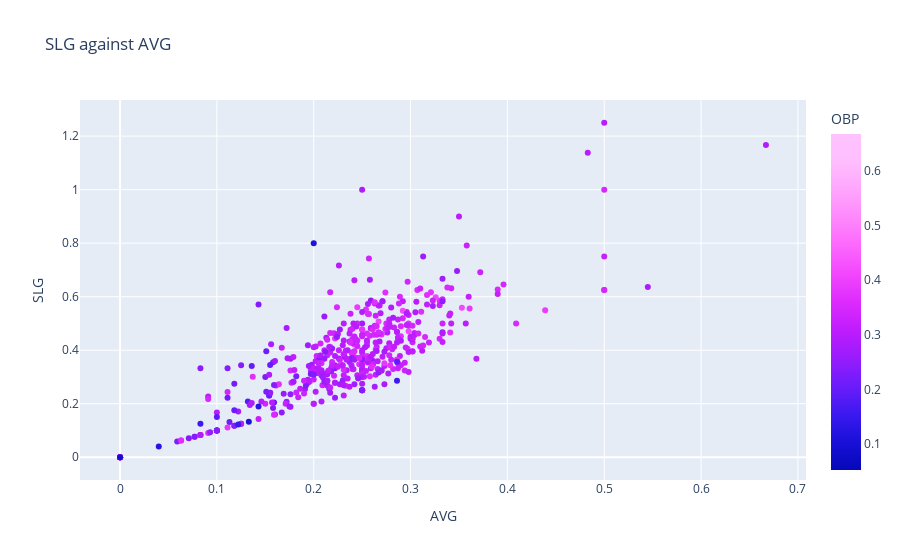

The code cell stored with this chart in its notebook:
### Markdown cell above
Graphing the data distribution

### Code cell
x_data = merged_stats['AVG']
y_data = merged_stats['SLG']
color = merged_stats['OBP']

slope, intercept = np.polyfit(x_data, y_data, 1)
line_of_best_fit = slope * x_data + intercept

# Create the 2D scatter plot
fig = px.scatter(
    merged_stats, 
    x='AVG', 
    y='SLG',
    color='OBP', 
    color_continuous_scale='Plotly3',
    title='SLG against AVG',
    labels={'AVG': 'AVG', 'SLG': 'SLG'}
)

fig.show()

### Figure 1 — Plotly figure (JSON) as saved in the notebook; plotly's stock layout.template omitted (floating-point values rounded to 4 significant figures; data arrays with more than 128 entries replaced by an {"elided": "..."} marker saying what was removed)
{"data": [{"hovertemplate": "AVG=%{x}<br>SLG=%{y}<br>OBP=%{marker.color}<extra></extra>", "legendgroup": "", "marker": {"color": {"elided": "464 float values"}, "coloraxis": "coloraxis", "symbol": "circle"}, "mode": "markers", "name": "", "orientation": "v", "showlegend": false, "type": "scatter", "x": {"elided": "464 float values"}, "xaxis": "x", "y": {"elided": "464 float values"}, "yaxis": "y"}], "layout": {"autosize": true, "coloraxis": {"colorbar": {"title": {"text": "OBP"}}, "colorscale": [[0, "#0508b8"], [0.08333, "#1910d8"], [0.1667, "#3c19f0"], [0.25, "#6b1cfb"], [0.3333, "#981cfd"], [0.4167, "#bf1cfd"], [0.5, "#dd2bfd"], [0.5833, "#f246fe"], [0.6667, "#fc67fd"], [0.75, "#fe88fc"], [0.8333, "#fea5fd"], [0.9167, "#febefe"], [1, "#fec3fe"]]}, "legend": {"tracegroupgap": 0}, "title": {"text": "SLG against AVG"}, "xaxis": {"anchor": "y", "autorange": true, "domain": [0, 1], "range": [-0.04042, 0.7074], "title": {"text": "AVG"}, "type": "linear"}, "yaxis": {"anchor": "x", "autorange": true, "domain": [0, 1], "range": [-0.1032, 1.353], "title": {"text": "SLG"}, "type": "linear"}}}
